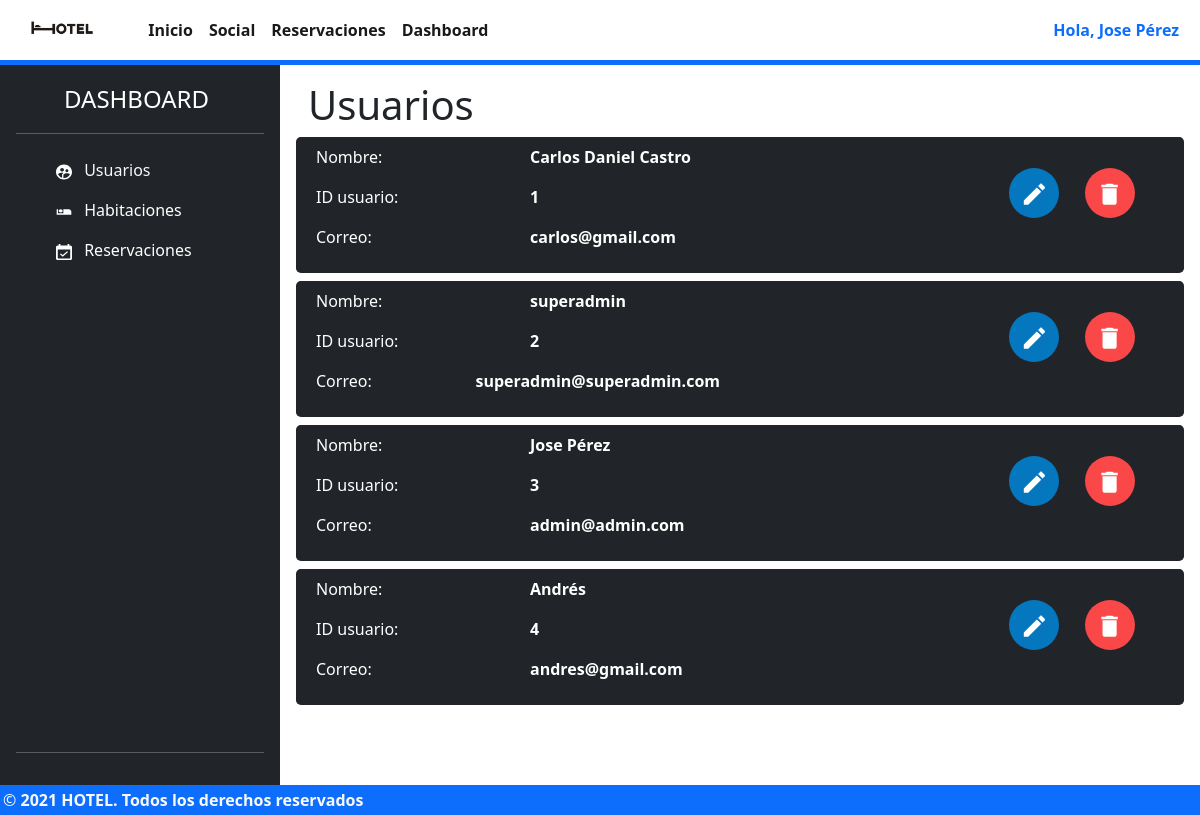
The app's page /dashboard/usuario (signed in) with its own data.
### tables this page shows
CREATE TABLE "user" (
	"id_user"	INTEGER NOT NULL UNIQUE,
	"name"	TEXT NOT NULL,
	"role"	TEXT,
	"email"	TEXT NOT NULL UNIQUE,
	"password"	TEXT NOT NULL,
	PRIMARY KEY("id_user" AUTOINCREMENT)
);

### app.py (the view)
@app.route("/dashboard/usuario", methods=["GET", "POST"])
def dashboard_page():
    print("request.method:    ",request.method)
    print("request.form",request.form)
    if request.method=="POST":
        name = request.form["name"]
        email = request.form["email"]
        id = int(request.form["id"])
        update_user(id, name, email)
    users = get_user()
    tempSession = getCurrentUser()
    return render_template('user.dashboard.html',users=users ,session = {"login": tempSession["login"], "user": tempSession["user"]})

### app.py (called while the page is built)
def getCurrentUser():
    if 'email' in session:
        email = session['email']
        db = sqlite3.connect('hotel_db.db')
        sentencia = "SELECT * FROM user where email='"+email+"'"
        cursor = db.cursor()
        cursor.execute(sentencia)
        data = cursor.fetchall()
        db.close()
        if(len(data) > 0):
            user = {
            "id": data[0][0],
            "name": data[0][1],
            "role": data[0][2],
            "email": data[0][3]
            }
            return {
                "login": 1,
                "user": user
            }
        else:
            return {
                "login": 0,
                "user": ""
            }
    else:
        return {
            "login": 0,
            "user": ""
        }

def get_user():
    conn=sqlite3.connect("hotel_db.db")
    cur = conn.cursor()
    cur.execute("SELECT * FROM user")
    rows = cur.fetchall()
    print("rows:",rows)
    for res in rows:
      print(res)
    conn.close()
    return rows

@app.before_request
def cargarSelect():
    tempSession = getCurrentUser()
    logged = tempSession["login"]
    user = tempSession["user"]
    if logged==0 and request.endpoint in ["feed_page", "dashboard_page", "dashboard_habitacion_page", "dashboard_admin_page", "dashboard_admin_create","dashboard_admin_delete"]:
        return redirect(url_for("index"))
    if logged==1:
        if user["role"]=="usuario" and request.endpoint in ["dashboard_page", "dashboard_habitacion_page", "dashboard_admin_page", "dashboard_admin_create","dashboard_admin_delete"]:
            return redirect(url_for("index"))
    if logged==1:
        if user["role"]!="superadmin" and request.endpoint in ["dashboard_admin_page", "dashboard_admin_create", "dashboard_admin_delete"]:
            return redirect(url_for("index"))

### templates/user.dashboard.html (shortened to what this page needs)
  {% macro cardUsers(name="usuario 1", id="001", email="user@gmail.com") -%}
  <div class="row bg-dark text-white mt-2 rounded-3">
    <div class="col-md-6 p-2">
      <div class="row p-0 m-0">
        <div class="col">
          <p>Nombre:</p>
        </div>
        <div class="col">
          <strong>{{name}}</strong>
        </div>
      </div>
      <div class="row p-0 m-0">
        <div class="col">
          <p>ID usuario:</p>
        </div>
        <div class="col">
          <strong>{{id}}</strong>
        </div>
      </div>
      <div class="row p-0 m-0">
        <div class="col">
          <p>Correo:</p>
        </div>
        <div class="col">
          <strong>{{email}}</strong>
        </div>
      </div>
    </div>
    <div class="col-md-4 offset-2">
      <div class="d-flex justify-content-end mt-4 me-4">
        <button
          class="btn"
          data-bs-toggle="modal"
          href="#editar{{id}}"
          role="button"
        >
        </button>
        <button class="btn" data-bs-toggle="modal" href="#delete{{id}}" role="button">
        </button>
      </div>
    </div>
  </div>
  {%- endmacro %}
{% extends 'models/dashboard.html' %} {% block contentdash %}
<span class="display-6"> <b>Usuarios</b> </span>
{% for user in users %}
<div>{{cardUsers(user[1], user[0], user[3])}}</div>
{% endfor %} {% endblock contentdash %}

### templates/models/loggedIn.model.html (shortened to what this page needs)
<!DOCTYPE html>
<html lang="en">
  <head>
    <link rel="stylesheet" href="../../static/css/main.model.css" />
    <link
      href="https://cdn.jsdelivr.net/npm/bootstrap@5.1.3/dist/css/bootstrap.min.css"
      rel="stylesheet"
    />
    {% block stylecdn %} {% endblock stylecdn %}
  </head>
  <body>
    <main class="contentMain">
      <nav
        class="
          navbar navbar-expand-lg navbar-light
          m-0
          p-0
          border-bottom border-primary border-5
        "
      >
        <div class="container-fluid m-0 p-0">
          <a class="navbar-brand" href="#"
            ><img
            src="{{ url_for('static', filename = 'images/33318-3-hotel-hd-thumb.png') }}"
              alt=""
              height="50px"
          /></a>
          <div
            class="collapse navbar-collapse d-flex justify-content-between"
            id="navbarNav"
          >
            <ul class="navbar-nav">
              <li class="nav-item">
                <a class="nav-link active"  href="/"
                  ><strong>Inicio</strong></a
                >
              </li>
              <li class="nav-item">
                <a class="nav-link active"  href="/feed"
                  ><strong>Social</strong></a
                >
              </li>
              <li class="nav-item">
                <a class="nav-link active"  href="/reservation"
                  ><strong>Reservaciones</strong></a
                >
              </li>
              {% if session.user.role =="admin" or session.user.role =="superadmin" %}
              <li class="nav-item">
                <a class="nav-link active"  href="/dashboard/usuario"
                  ><strong>Dashboard</strong></a
                >
              </li>
              {% endif %}
            </ul>
            <div class="">
              <button
                class="btn text-primary me-2"
                type="button"
                data-bs-toggle="offcanvas"
                data-bs-target="#offcanvasRight"
                aria-controls="offcanvasRight"
              >
                <strong>Hola, {{session.user.name}}</strong>
              </button>
            </div>
          </div>
        </div>
      </nav>
      {% block content %} {% endblock content %}
    </main>
    <footer class="footerMain bg-primary">
      <div class="bg-primary text-light">
        <span
          >©<strong> 2021 HOTEL. Todos los derechos reservados</strong></span
        >
      </div>
    </footer>
  </body>
</html>

### static/css/main.model.css (style rules this page uses)
html,body { min-height: 100vh !important; }
main { min-height: 96vh; }
a:link, a:visited, a:active { text-decoration:none; }
.footerMain { min-height: 3vh; bottom: 0px; padding: 3px; }

### records on screen
user: user.name "Jose Pérez", name "Jose Pérez", id_user "3", email "admin@admin.com"
user: name "Carlos Daniel Castro", id_user "1", email "carlos@gmail.com"
user: name "superadmin", id_user "2", email "superadmin@superadmin.com"
user: name "Andrés", id_user "4", email "andres@gmail.com"
